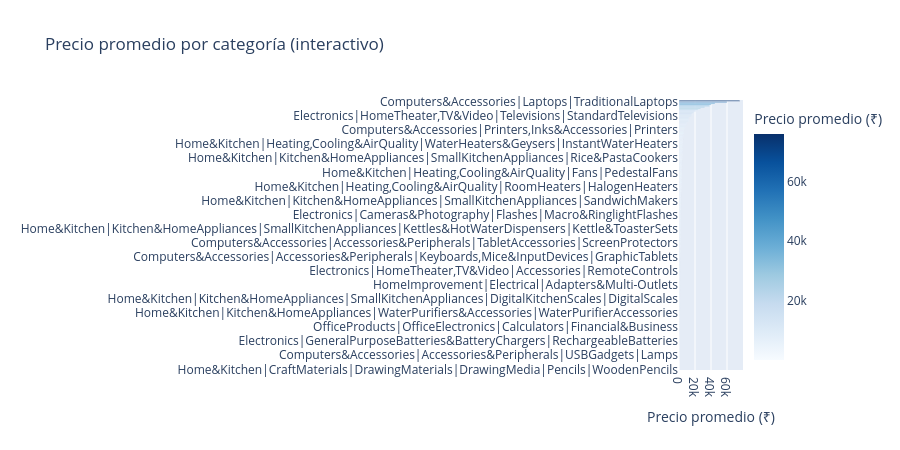

The notebook cell saved with this chart:
### Markdown cell above
## Paso 8 — Gráfico de barras interactivo

### Code cell
precio_cat = df.groupby("category")["actual_price"].mean().sort_values().reset_index()

fig = px.bar(precio_cat, x="actual_price", y="category", orientation="h",
             title="Precio promedio por categoría (interactivo)",
             labels={"actual_price": "Precio promedio (₹)", "category": ""},
             color="actual_price", color_continuous_scale="Blues")
fig.update_layout(height=450)
fig.show()

### Figure 1 — Plotly figure (JSON) as saved in the notebook; plotly's stock layout.template omitted (floating-point values rounded to 4 significant figures; data arrays with more than 128 entries replaced by an {"elided": "..."} marker saying what was removed)
{"data": [{"hovertemplate": "Precio promedio (₹)=%{marker.color}<br>=%{y}<extra></extra>", "legendgroup": "", "marker": {"color": {"elided": "211 float values"}, "coloraxis": "coloraxis", "pattern": {"shape": ""}}, "name": "", "orientation": "h", "showlegend": false, "textposition": "auto", "type": "bar", "x": {"elided": "211 float values"}, "xaxis": "x", "y": {"elided": "211 str values"}, "yaxis": "y"}], "layout": {"barmode": "relative", "coloraxis": {"colorbar": {"title": {"text": "Precio promedio (₹)"}}, "colorscale": [[0.0, "rgb(247,251,255)"], [0.125, "rgb(222,235,247)"], [0.25, "rgb(198,219,239)"], [0.375, "rgb(158,202,225)"], [0.5, "rgb(107,174,214)"], [0.625, "rgb(66,146,198)"], [0.75, "rgb(33,113,181)"], [0.875, "rgb(8,81,156)"], [1.0, "rgb(8,48,107)"]]}, "height": 450, "legend": {"tracegroupgap": 0}, "title": {"text": "Precio promedio por categoría (interactivo)"}, "xaxis": {"anchor": "y", "domain": [0.0, 1.0], "title": {"text": "Precio promedio (₹)"}}, "yaxis": {"anchor": "x", "domain": [0.0, 1.0], "title": {"text": ""}}}}
